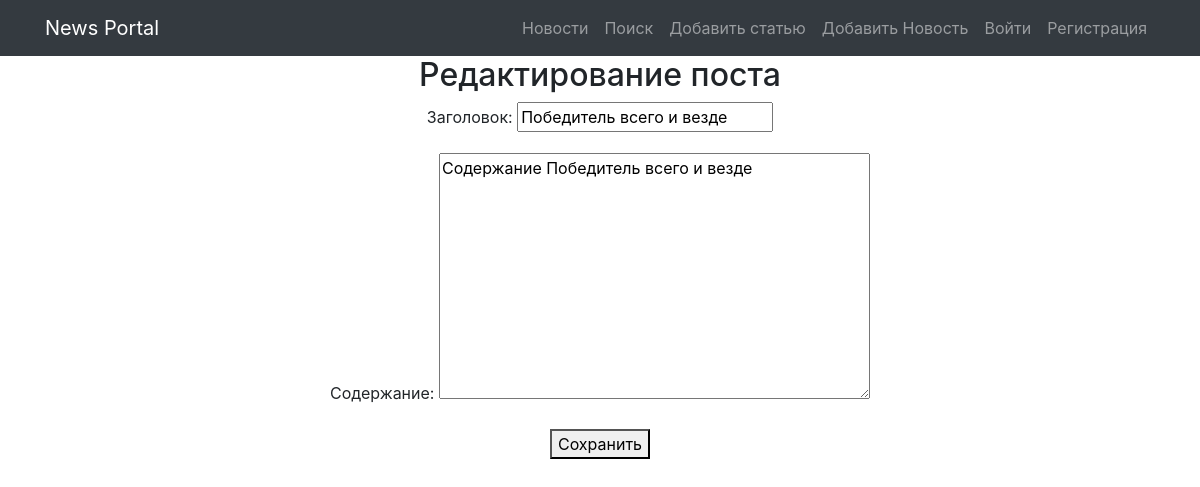
Screenshot of /news/13/edit/ with the database file from the repository.
### news/models.py (models this page shows, shortened)
class Post(models.Model):
    class Meta:
        verbose_name = 'Пост'
        verbose_name_plural = 'Посты'
    ARTICLE = 'article'
    NEWS = 'news'
    POST_TYPES = [
        (ARTICLE, 'Статья'),
        (NEWS, 'Новость'),
    ]
    author = models.ForeignKey(Author, verbose_name='Автор', on_delete=models.CASCADE)
    post_type = models.CharField(max_length=10, verbose_name='тип поста', choices=POST_TYPES)
    created_at = models.DateTimeField(auto_now_add=True)
    category = models.ManyToManyField(Category, verbose_name='Категория', through='PostCategory')
    title = models.CharField(max_length=200, verbose_name='Заголовок')
    text = models.TextField(verbose_name='Содержание')
    rating = models.IntegerField(default=0, verbose_name='Рейтинг')

### news/views.py (the view)
# urls.py: path('news/<int:pk>/edit/', PostUpdateView.as_view(), name='post_update'),
class PostUpdateView(UpdateView):
    model = Post
    template_name = 'news/post_update.html'
    fields = ['title', 'text']  # Указать необходимые поля для редактирования
    success_url = reverse_lazy('posts_list')

### templates/news/post_update.html (shortened to what this page needs)
{% extends 'flatpages/default.html' %}
{% block content %}
  <h2>Редактирование поста</h2>
  <form method="post">
    {{ form.as_p }}
    <button type="submit">Сохранить</button>
  </form>
{% endblock %}

### rows the page displays
Post: title "Победитель всего и везде", text "Содержание Победитель всего и везде"
